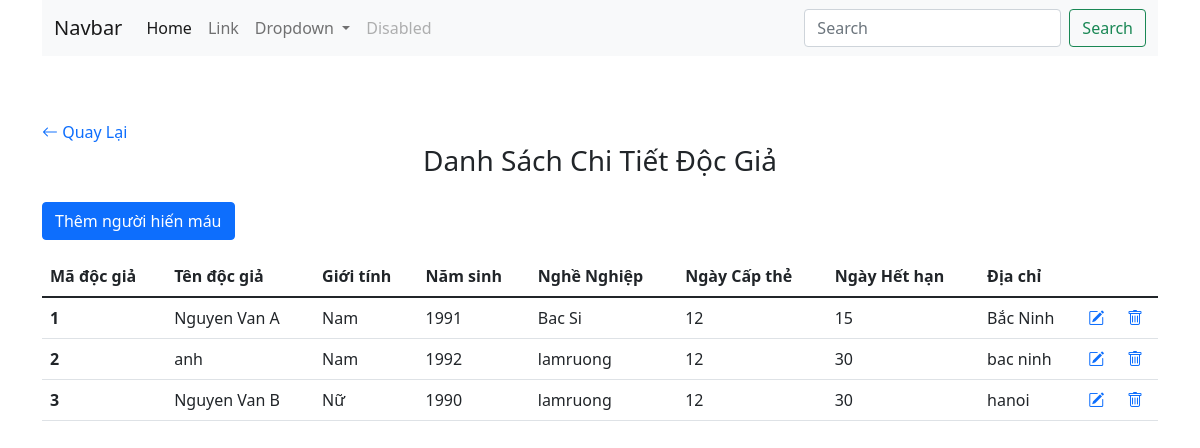
The page /index.php?controller=docgia&action=detail on the database its author committed.
### tables this page shows
CREATE TABLE `docgia` (
  `madg` int(50) NOT NULL,
  `hovaten` varchar(50) NOT NULL,
  `gioitinh` varchar(5) NOT NULL,
  `namsinh` int(11) NOT NULL,
  `nghenghiep` varchar(50) NOT NULL,
  `ngaycapthe` varchar(20) NOT NULL,
  `ngayhethan` varchar(20) NOT NULL,
  `diachi` varchar(50) NOT NULL
);

### controller/DocgiaController.php (called while the page is built, shortened)
<?php
require_once 'model/DocgiaModel.php';
class DocgiaController{
    function detail(){
        $dgModel = new DocgiaModel();
        $dgs = $dgModel->getShowDG();
        require_once 'view/docgia/detail.php';
    }
}
?>

### index.php (called while the page is built, shortened)
<?php
    $action     = isset($_GET['action']) ? $_GET['action'] : 'index';
    $object = new $classController();
    $object->$action();
?>

### model/DocgiaModel.php (called while the page is built, shortened)
<?php
class DocgiaModel{
    function getShowDG(){
        $conn = $this->connectDb();
        $sql = "SELECT * FROM docgia";
        $result = mysqli_query($conn, $sql);
        $arr_dg = [];
        if(mysqli_num_rows($result)>0){
            $arr_dg = mysqli_fetch_all($result, MYSQLI_ASSOC);
        }
        return $arr_dg;
    }
        public function connectDb() {
        $connection = mysqli_connect(DB_HOST, DB_USERNAME, DB_PASSWORD, DB_NAME);
        return $connection;
    }
}
?>

### view/docgia/detail.php (the view, shortened to what this page needs)
<?php
require 'view/template/header.php'
?>
<main>
    <div class="container">
        <div class="row">
        <div class="">
            </div>
            <a href="index.php?controller=docgia&action=index" class="text-decoration-none"><i class="bi bi-arrow-left"></i>  Quay Lại</a>
            <div class="col-md-12 d-flex justify-content-center mb-3">
                <h3>Danh Sách Chi  Tiết Độc Giả</h3>
            </div>
            <div class="col-md-12 mb-3">
                <a href="index.php?controller=docgia&action=add"><button class="btn btn-primary">Thêm người hiến máu</button></a>
            </div>
            <div class="col-md-12">
                <table class="table">
                    <thead>
                        <tr>
                            <th scope="col">Mã độc giả</th>
                            <th scope="col">Tên độc giả</th>
                            <th scope="col">Giới tính</th>
                            <th scope="col">Năm sinh</th>
                            <th scope="col">Nghề Nghiệp</th>
                            <th scope="col">Ngày Cấp thẻ</th>
                            <th scope="col">Ngày Hết hạn</th>
                            <th scope="col">Địa chỉ</th>
                        </tr>
                    </thead>
                    <tbody>
                        <?php
                        foreach ($dgs as $dg) {
                            $urlEdit =
                            "index.php?controller=docgia&action=edit&dgid=" . $dg['madg'];
                            $urlDelete =
                            "index.php?controller=docgia&action=delete&dgid=" . $dg['madg'];
                        ?>
                            <tr>
                                <th scope="row"><?php echo $dg['madg'] ?></th>
                                <td><?php echo $dg['hovaten'] ?></td>
                                <td><?php echo $dg['gioitinh'] ?></td>
                                <td><?php echo $dg['namsinh'] ?></td>
                                <td><?php echo $dg['nghenghiep'] ?></td>
                                <td><?php echo $dg['ngaycapthe'] ?></td>
                                <td><?php echo $dg['ngayhethan'] ?></td>
                                <td><?php echo $dg['diachi'] ?></td>
                                <td><a href="<?php echo $urlEdit ?>"><i class="bi bi-pencil-square"></i></a></td>
                                <td><a onclick="return confirm('Bạn chắc chắn muốn xóa?')" href="<?php echo $urlDelete ?>"><i class="bi bi-trash"></i></a></td>
                            </tr>
                        <?php
                        }
                        ?>
                    </tbody>
                </table>
            </div>
        </div>
    </div>
</main>
<?php
require 'view/template/footer.php'
?>

### rows shown on the page
docgia: madg "1", hovaten "Nguyen Van A", gioitinh "Nam", namsinh "1991", nghenghiep "Bac Si", ngaycapthe "12", ngayhethan "15", diachi "Bắc Ninh"
docgia: madg "2", hovaten "anh", gioitinh "Nam", namsinh "1992", nghenghiep "lamruong", ngaycapthe "12", ngayhethan "30", diachi "bac ninh"
docgia: madg "3", hovaten "Nguyen Van B", gioitinh "Nữ", namsinh "1990", nghenghiep "lamruong", ngaycapthe "12", ngayhethan "30", diachi "hanoi"
